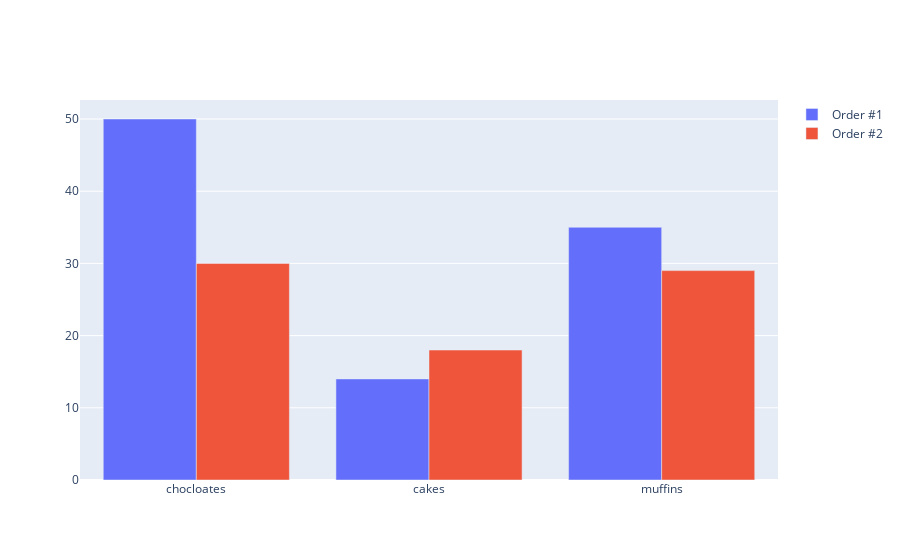

Notebook cell for this chart:
### Code cell
fig = go.Figure(data = data,
                layout = layout
               )

offline.iplot(fig)

### Figure 1 — Plotly figure (JSON) as saved in the notebook; plotly's stock layout.template omitted (floating-point values rounded to 4 significant figures)
{"data": [{"name": "Order #1", "type": "bar", "x": ["chocloates", "cakes", "muffins"], "y": [50, 14, 35]}, {"name": "Order #2", "type": "bar", "x": ["chocloates", "cakes", "muffins"], "y": [30, 18, 29]}], "layout": {"barmode": "group"}}
